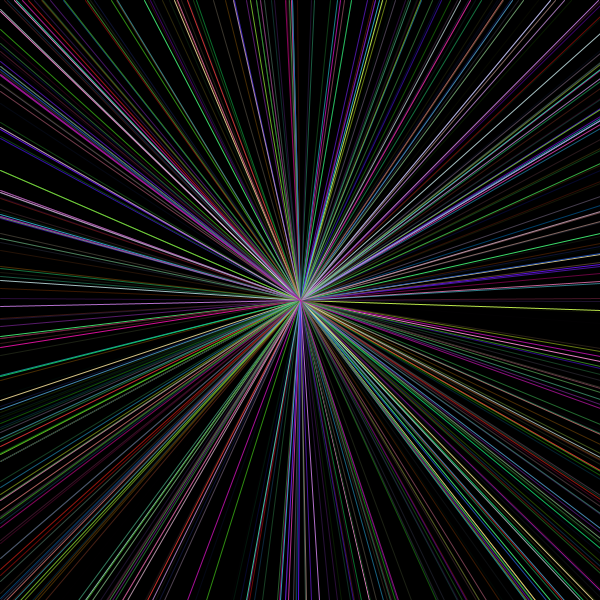
Frame 1 (no input)
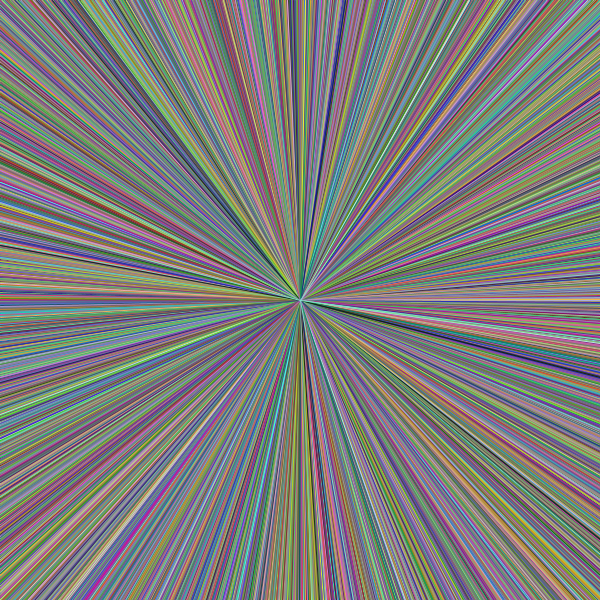
Frame 60 (the mouse pressed at the canvas centre just before this capture)
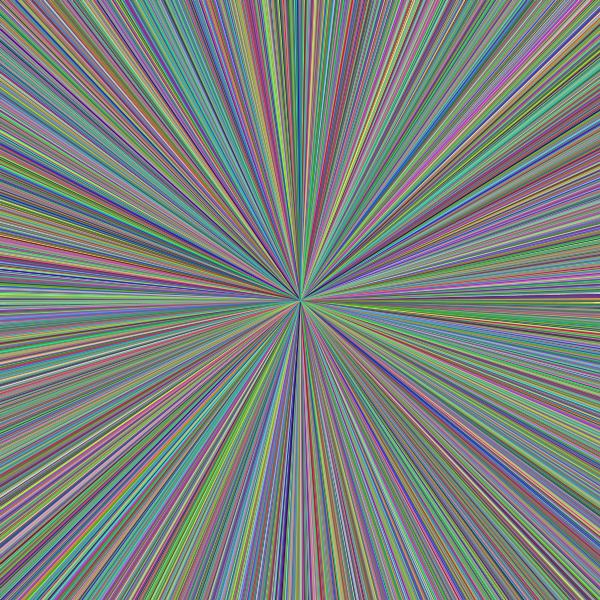
Frame 120 (the mouse held since frame 60 and released just before this capture)

The Processing sketch that drew these frames (run headless with seeded random() and noise(); from frame 60 on, the mouse is pressed at the canvas centre):

// Processing sketch: processing_16178
// ── processing_16178.pde

int nombreligne;
void setup() {
  size(600,600);
    background(0);
    }
   
    //1//
void draw() {
    nombreligne=0;
    while(nombreligne<600){
      nombreligne=nombreligne+5;
      stroke(55);
      stroke(random(255),random(255),random(255),random(255));
      line(600,random(600),300,300);
      line(0,random(600),300,300);
      line(300,300,random(600),0);
      line(300,300,random(600),600);
    }
  }
  
  //2//

      
